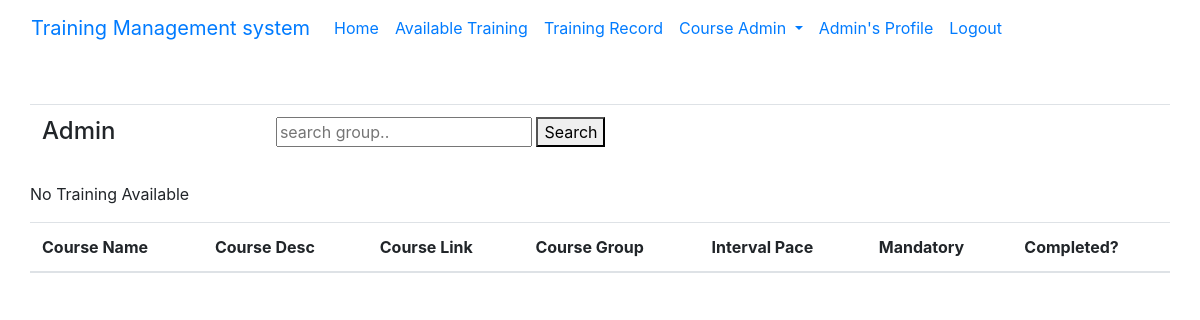
Before: /training/show_availtraining/ (signed in) with the older database file.
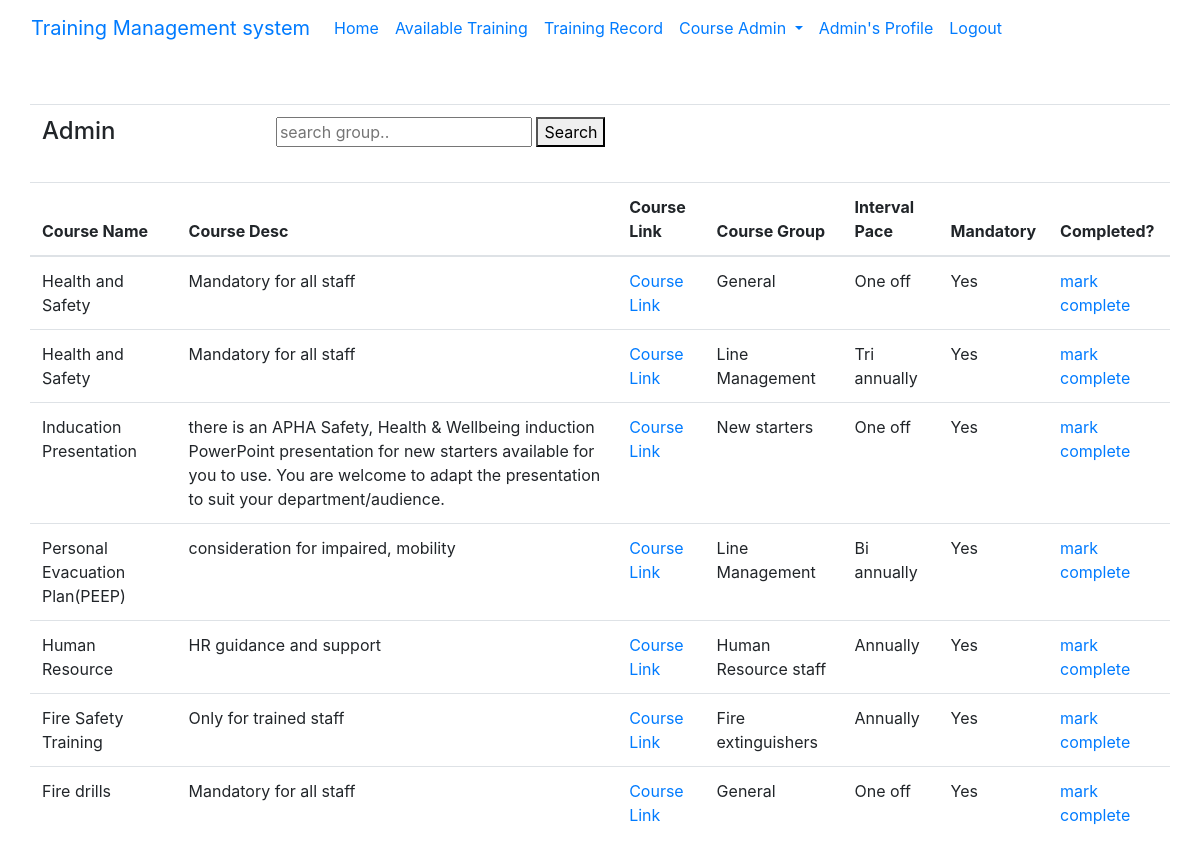
After: the same page with the newer database file.
### courseapp/models.py (models this page shows, shortened)
class CourseGroupSyllabus(models.Model):
    course_id = models.ForeignKey("CourseDetails", verbose_name="Course Id", on_delete=models.CASCADE)
    course_group_id = models.ForeignKey("CourseGroup", verbose_name="Group Id", on_delete=models.CASCADE)
    course_interval = models.IntegerField(choices=CourseInterval.choices(), default = CourseInterval.ONE_OFF )
    course_mandatory = models.BooleanField(default=False)

class CourseDetails(models.Model):
    course_name = models.CharField(max_length=100, unique=True, blank=False)
    course_link = models.URLField(verbose_name="Course Link", max_length=1000, unique=True, blank=False)
    course_desc = models.TextField(blank=True)

class CourseGroup(models.Model):
    group_name = models.CharField(max_length=25)
    group_desc = models.CharField(max_length=255, blank=True)

### trainingapp/views.py (the view)
# urls.py: path('show_availtraining/', views.show_available_training, name='show_availtraining'),
def show_available_training(request):
    if request.user.is_authenticated:
        query = request.GET.get("q")
        if query == None:
            avail_training = CourseGroupSyllabus.objects.all()
        else:
            groups = CourseGroup.objects.filter(group_name__icontains = query).all()
            avail_training = CourseGroupSyllabus.objects.filter(course_group_id__in = groups)
        return render(request, 'trainingapp/show_availtraining.html', {'avail_training': avail_training})
    else:
        return HttpResponseRedirect('/login/')

### trainingapp/templates/trainingapp/show_availtraining.html
{% extends 'enrollapp/base.html' %}
{% block content %}
    <body>
        <table class="table">
            <tr>
                <td colspan="4"><h4> {{user.username}} </h4>
                </td>
                <td><form action="" method="get">
                    <input name="q" type="text" placeholder="search group..">
                    <button  type="submit">Search</button>
                </form>
                </td>
                <td>
                </td>
            </tr>
        </table>
        <table class="table table-hover" id="myTable2">
            <thead>
                <th scope="col" onclick="sortTable(0)"> Course Name </th>
                <th scope="col"> Course Desc </th>
                <th scope="col"> Course Link </th>
                <th scope="col"> Course Group </th>
                <th scope="col"> Interval Pace </th>
                <th scope="col"> Mandatory </th>
                <th scope="col"> Completed? </th>
            </thead>
            <tbody>
                {% if avail_training %}
               {% for syllabus_item in avail_training%}
                <tr>
                    <td scope="row">{{ syllabus_item.course_id.course_name }} </td>
                    <td scope="row">{{ syllabus_item.course_id.course_desc }} </td>
                    <td scope="row"><a href="{{ syllabus_item.course_id.course_link }}" target="_blank">Course Link </td>
                    <td scope="row">{{ syllabus_item.course_group_id.group_name }} </td>
                    <td scope="row">{{ syllabus_item.get_course_interval_display }} </td>
                    {% if syllabus_item.course_mandatory %}
                        <td scope="row">Yes</td>
                    {%else%}
                        <td scope="row">No</td>
                    {% endif %}
                    <td scope="row"> <a href="{% url 'add_training' syllabus_item.id %}">mark complete</a></td>
                </tr>
               {% endfor %}
               {% else %}
                    <p> No Training Available </p>
               {% endif %}
            </tbody>
        </table>
    </body>
    {% endblock content %}

### enrollapp/templates/enrollapp/base.html (shortened to what this page needs)
<!DOCTYPE html>
{% load static %}
<html lang="en">
    <head>
        <link rel="stylesheet" href="{% static 'enrollapp/css/bootstrap.css' %}">
        <link rel="stylesheet" href="{% static 'enrollapp/css/style.css' %}">
    </head>
    <body>
        <div class ="navigation">
            {% block navbar%}
                {%include 'enrollapp/navbar.html'%}
            {% endblock navbar%}
        </div>
        <div class="container">
            <div class="row mt-5">
                {% block content %}
                {% endblock content %}
            </div>
        </div>
    </body>
</html>

### enrollapp/templates/enrollapp/navbar.html (shortened to what this page needs)
{% if user.is_authenticated  %}
<nav class="navbar navbar-expand-lg bg-body-tertiary">
  <div class="container-fluid">
    <a class="navbar-brand" href="{% url 'home'%}">Training Management system</a>
    <div class="collapse navbar-collapse" id="navbarNavDropdown">
      <ul class="navbar-nav">
        <li class="nav-item">
          <a class="nav-link active" aria-current="page" href="{% url 'home'%}">Home</a>
        </li>
        <li class="nav-item">
          <a class="nav-link" href="{% url 'show_availtraining'%}">Available Training</a>
        </li>
        <li class="nav-item">
          <a class="nav-link" href="{% url 'show_trainingrecord'%}">Training Record</a>
        </li>
        {% if user.is_superuser %}
        <li class="nav-item dropdown">
          <a class="nav-link dropdown-toggle" href="#" role="button" data-toggle="dropdown" aria-haspopup="true" aria-expanded="false">
           Course Admin
          </a>
        </li>
        {% endif %}
        <li class="nav-item">
          <a class="nav-link" href="{% url 'profile'%}">{{user.username}}'s Profile</a>
        </li>
        <li class="nav-item">
          <a class="nav-link" href="{% url 'logout'%}">Logout</a>
        </li>
      </ul>
    </div>
  </div>
</nav>
    {% endif %}

Changed rows visible on the page:
added CourseGroupSyllabus: course_id.course_name "Health and Safety", course_id.course_desc "Mandatory for all staff", course_group_id.group_name "General", course_interval "One off", course_mandatory "Yes"
added CourseGroupSyllabus: course_id.course_name "Health and Safety", course_id.course_desc "Mandatory for all staff", course_group_id.group_name "Line Management", course_interval "Tri annually", course_mandatory "Yes"
added CourseGroupSyllabus: course_id.course_name "Inducation Presentation", course_id.course_desc "there is an APHA Safety, Health & Wellbeing induction PowerPoint presentation for new starters available for you to use. You are welcome to adapt the presentation to suit your department/audience.", course_group_id.group_name "New starters", course_interval "One off", course_mandatory "Yes"
added CourseGroupSyllabus: course_id.course_name "Personal Evacuation Plan(PEEP)", course_id.course_desc "consideration for impaired, mobility", course_group_id.group_name "Line Management", course_interval "Bi annually", course_mandatory "Yes"
added CourseGroupSyllabus: course_id.course_name "Human Resource", course_id.course_desc "HR guidance and support", course_group_id.group_name "Human Resource staff", course_interval "Annually", course_mandatory "Yes"
added CourseGroupSyllabus: course_id.course_name "Fire Safety Training", course_id.course_desc "Only for trained staff", course_group_id.group_name "Fire extinguishers", course_interval "Annually", course_mandatory "Yes"
added CourseGroupSyllabus: course_id.course_name "Fire drills", course_id.course_desc "Mandatory for all staff", course_group_id.group_name "General", course_interval "One off", course_mandatory "Yes"
Other visible differences:
text no longer shown: "No Training Available"
